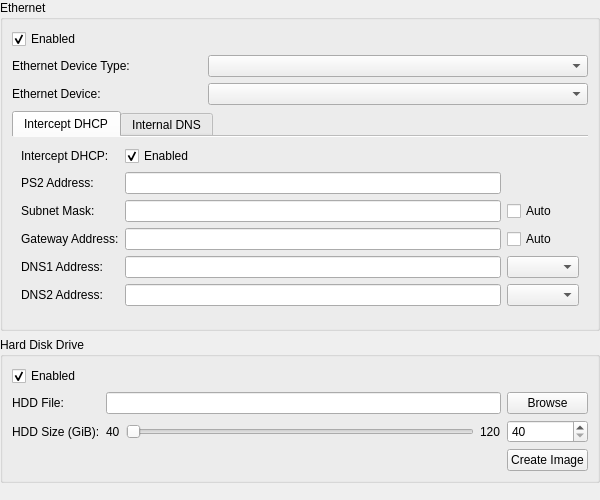
<?xml version="1.0" encoding="UTF-8"?>
<ui version="4.0">
 <class>DEV9SettingsWidget</class>
 <widget class="QWidget" name="DEV9SettingsWidget">
  <property name="geometry">
   <rect>
    <x>0</x>
    <y>0</y>
    <width>600</width>
    <height>500</height>
   </rect>
  </property>
  <property name="windowTitle">
   <string notr="true">Form</string>
  </property>
  <layout class="QVBoxLayout" name="verticalLayout">
   <property name="leftMargin">
    <number>0</number>
   </property>
   <property name="topMargin">
    <number>0</number>
   </property>
   <property name="rightMargin">
    <number>0</number>
   </property>
   <property name="bottomMargin">
    <number>0</number>
   </property>
   <item>
    <widget class="QGroupBox" name="groupBox">
     <property name="title">
      <string>Ethernet</string>
     </property>
     <layout class="QGridLayout" name="gridLayout">
      <item row="2" column="1" colspan="2">
       <widget class="NoScrollQComboBox" name="ethDev"/>
      </item>
      <item row="2" column="0">
       <widget class="QLabel" name="ethDevLabel">
        <property name="text">
         <string>Ethernet Device:</string>
        </property>
       </widget>
      </item>
      <item row="1" column="0">
       <widget class="QLabel" name="ethDevTypeLabel">
        <property name="text">
         <string>Ethernet Device Type:</string>
        </property>
       </widget>
      </item>
      <item row="3" column="0" colspan="3">
       <widget class="QTabWidget" name="ethTabWidget">
        <property name="currentIndex">
         <number>0</number>
        </property>
        <property name="documentMode">
         <bool>true</bool>
        </property>
        <widget class="QWidget" name="tab">
         <attribute name="title">
          <string>Intercept DHCP</string>
         </attribute>
         <layout class="QGridLayout" name="gridLayout_3">
          <item row="4" column="2">
           <widget class="NoScrollQComboBox" name="ethDNS1Mode"/>
          </item>
          <item row="0" column="1">
           <widget class="QCheckBox" name="ethInterceptDHCP">
            <property name="text">
             <string comment="InterceptDHCP">Enabled</string>
            </property>
            <property name="checked">
             <bool>true</bool>
            </property>
           </widget>
          </item>
          <item row="2" column="1">
           <widget class="QLineEdit" name="ethNetMask">
            <property name="inputMask">
             <string/>
            </property>
           </widget>
          </item>
          <item row="2" column="0">
           <widget class="QLabel" name="ethNetMaskLabel">
            <property name="text">
             <string>Subnet Mask:</string>
            </property>
           </widget>
          </item>
          <item row="3" column="0">
           <widget class="QLabel" name="ethGatewayAddrLabel">
            <property name="text">
             <string>Gateway Address:</string>
            </property>
           </widget>
          </item>
          <item row="3" column="2">
           <widget class="QCheckBox" name="ethGatewayAuto">
            <property name="text">
             <string>Auto</string>
            </property>
           </widget>
          </item>
          <item row="0" column="0">
           <widget class="QLabel" name="label_3">
            <property name="text">
             <string>Intercept DHCP:</string>
            </property>
           </widget>
          </item>
          <item row="1" column="1">
           <widget class="QLineEdit" name="ethPS2Addr">
            <property name="inputMask">
             <string/>
            </property>
           </widget>
          </item>
          <item row="2" column="2">
           <widget class="QCheckBox" name="ethNetMaskAuto">
            <property name="text">
             <string>Auto</string>
            </property>
           </widget>
          </item>
          <item row="1" column="0">
           <widget class="QLabel" name="ethPS2AddrLabel">
            <property name="text">
             <string>PS2 Address:</string>
            </property>
           </widget>
          </item>
          <item row="3" column="1">
           <widget class="QLineEdit" name="ethGatewayAddr">
            <property name="inputMask">
             <string/>
            </property>
           </widget>
          </item>
          <item row="4" column="0">
           <widget class="QLabel" name="ethDNS1AddrLabel">
            <property name="text">
             <string>DNS1 Address:</string>
            </property>
           </widget>
          </item>
          <item row="4" column="1">
           <widget class="QLineEdit" name="ethDNS1Addr">
            <property name="inputMask">
             <string/>
            </property>
           </widget>
          </item>
          <item row="5" column="0">
           <widget class="QLabel" name="ethDNS2AddrLabel">
            <property name="text">
             <string>DNS2 Address:</string>
            </property>
           </widget>
          </item>
          <item row="5" column="1">
           <widget class="QLineEdit" name="ethDNS2Addr">
            <property name="inputMask">
             <string/>
            </property>
           </widget>
          </item>
          <item row="5" column="2">
           <widget class="NoScrollQComboBox" name="ethDNS2Mode"/>
          </item>
         </layout>
        </widget>
        <widget class="QWidget" name="tab_2">
         <attribute name="title">
          <string>Internal DNS</string>
         </attribute>
         <layout class="QGridLayout" name="gridLayout_4">
          <item row="1" column="1">
           <layout class="QVBoxLayout" name="verticalLayout_2">
            <item>
             <widget class="QPushButton" name="ethHostAdd">
              <property name="text">
               <string>Add</string>
              </property>
             </widget>
            </item>
            <item>
             <widget class="QPushButton" name="ethHostDel">
              <property name="text">
               <string>Delete</string>
              </property>
             </widget>
            </item>
            <item>
             <widget class="QPushButton" name="ethHostExport">
              <property name="text">
               <string>Export</string>
              </property>
             </widget>
            </item>
            <item>
             <widget class="QPushButton" name="ethHostImport">
              <property name="text">
               <string>Import</string>
              </property>
             </widget>
            </item>
            <item>
             <widget class="QPushButton" name="ethHostPerGame">
              <property name="text">
               <string>Per game</string>
              </property>
             </widget>
            </item>
            <item>
             <spacer name="verticalSpacer_2">
              <property name="orientation">
               <enum>Qt::Vertical</enum>
              </property>
              <property name="sizeHint" stdset="0">
               <size>
                <width>20</width>
                <height>40</height>
               </size>
              </property>
             </spacer>
            </item>
           </layout>
          </item>
          <item row="0" column="0" colspan="2">
           <widget class="QLabel" name="label_11">
            <property name="text">
             <string>Internal DNS can be selected using the DNS1/2 dropdowns, or by setting them to 192.0.2.1</string>
            </property>
           </widget>
          </item>
          <item row="1" column="0">
           <widget class="QTableView" name="ethHosts">
            <property name="selectionMode">
             <enum>QAbstractItemView::SingleSelection</enum>
            </property>
            <property name="sortingEnabled">
             <bool>true</bool>
            </property>
            <attribute name="horizontalHeaderHighlightSections">
             <bool>false</bool>
            </attribute>
            <attribute name="verticalHeaderVisible">
             <bool>false</bool>
            </attribute>
           </widget>
          </item>
         </layout>
        </widget>
       </widget>
      </item>
      <item row="1" column="1" colspan="2">
       <widget class="NoScrollQComboBox" name="ethDevType"/>
      </item>
      <item row="0" column="0" colspan="3">
       <widget class="QCheckBox" name="ethEnabled">
        <property name="text">
         <string comment="InternalDNSTable">Enabled</string>
        </property>
        <property name="checked">
         <bool>true</bool>
        </property>
       </widget>
      </item>
     </layout>
    </widget>
   </item>
   <item>
    <widget class="QGroupBox" name="groupBox_2">
     <property name="title">
      <string>Hard Disk Drive</string>
     </property>
     <layout class="QGridLayout" name="gridLayout_2">
      <item row="1" column="0">
       <widget class="QLabel" name="hddFileLabel">
        <property name="text">
         <string>HDD File:</string>
        </property>
       </widget>
      </item>
      <item row="2" column="1">
       <layout class="QHBoxLayout" name="horizontalLayout">
        <item>
         <widget class="QLabel" name="hddSizeMinLabel">
          <property name="text">
           <string>40</string>
          </property>
         </widget>
        </item>
        <item>
         <widget class="NoScrollQSlider" name="hddSizeSlider">
          <property name="minimum">
           <number>40</number>
          </property>
          <property name="maximum">
           <number>120</number>
          </property>
          <property name="singleStep">
           <number>1</number>
          </property>
          <property name="orientation">
           <enum>Qt::Horizontal</enum>
          </property>
          <property name="tickPosition">
           <enum>NoScrollQSlider::TicksBelow</enum>
          </property>
          <property name="tickInterval">
           <number>5</number>
          </property>
         </widget>
        </item>
        <item>
         <widget class="QLabel" name="hddSizeMaxLabel">
          <property name="text">
           <string>120</string>
          </property>
         </widget>
        </item>
       </layout>
      </item>
      <item row="2" column="2">
       <widget class="NoScrollQSpinBox" name="hddSizeSpinBox">
        <property name="minimum">
         <number>40</number>
        </property>
        <property name="maximum">
         <number>120</number>
        </property>
       </widget>
      </item>
      <item row="2" column="0">
       <widget class="QLabel" name="hddSizeLabel">
        <property name="text">
         <string>HDD Size (GiB):</string>
        </property>
       </widget>
      </item>
      <item row="0" column="0">
       <widget class="QCheckBox" name="hddEnabled">
        <property name="text">
         <string comment="HDD">Enabled</string>
        </property>
        <property name="checked">
         <bool>true</bool>
        </property>
       </widget>
      </item>
      <item row="1" column="2">
       <widget class="QPushButton" name="hddBrowseFile">
        <property name="text">
         <string>Browse</string>
        </property>
       </widget>
      </item>
      <item row="1" column="1">
       <widget class="QLineEdit" name="hddFile"/>
      </item>
      <item row="4" column="2">
       <widget class="QPushButton" name="hddCreate">
        <property name="text">
         <string>Create Image</string>
        </property>
       </widget>
      </item>
     </layout>
    </widget>
   </item>
   <item>
    <spacer name="verticalSpacer">
     <property name="orientation">
      <enum>Qt::Vertical</enum>
     </property>
     <property name="sizeHint" stdset="0">
      <size>
       <width>20</width>
       <height>68</height>
      </size>
     </property>
    </spacer>
   </item>
  </layout>
 </widget>
 <customwidgets>
  <customwidget>
   <class>NoScrollQComboBox</class>
   <extends>QComboBox</extends>
   <header>NoScrollQComboBox.h</header>
  </customwidget>
  <customwidget>
   <class>NoScrollQSlider</class>
   <extends>QSlider</extends>
   <header>NoScrollQSlider.h</header>
  </customwidget>
  <customwidget>
   <class>NoScrollQSpinBox</class>
   <extends>QSpinBox</extends>
   <header>NoScrollQSpinBox.h</header>
  </customwidget>
 </customwidgets>
 <resources/>
 <connections/>
</ui>
